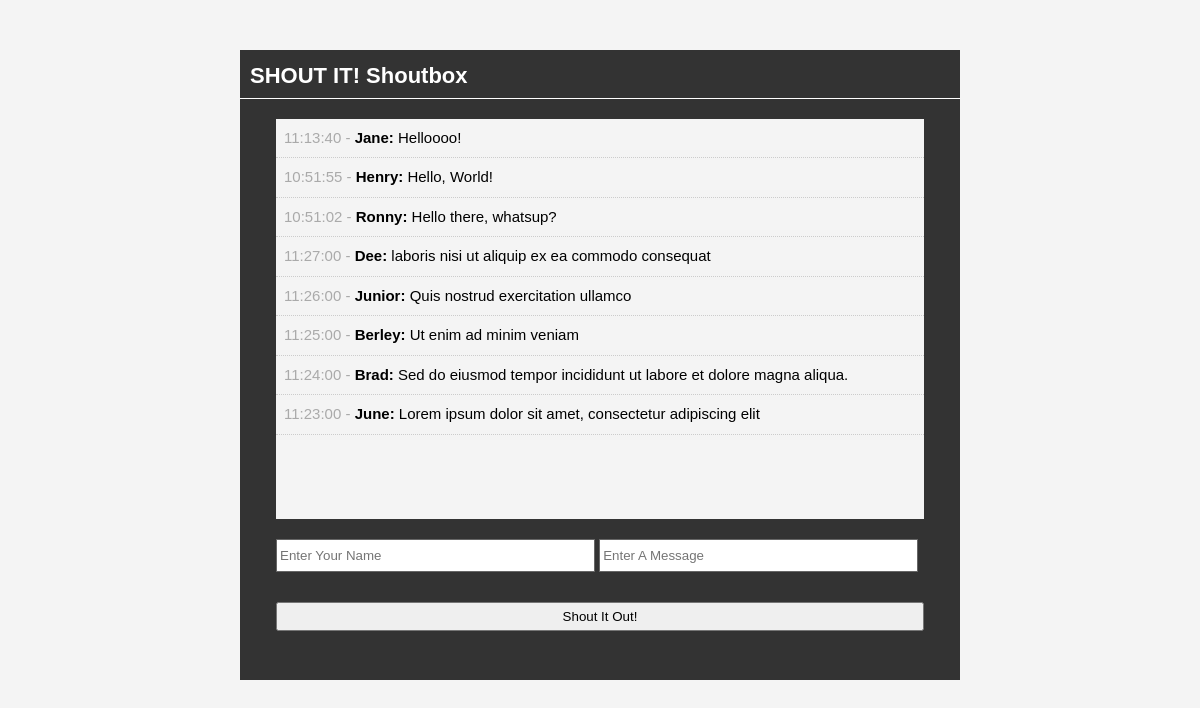
Page /shoutit/index.php on the committed database.
### tables this page shows
CREATE TABLE `shouts` (
  `id` int(11) NOT NULL,
  `user` varchar(50) NOT NULL,
  `message` text NOT NULL,
  `time` time NOT NULL
);

### shoutit/index.php (the view, shortened to what this page needs)
<?php include 'database.php'; ?>
<?php
	$query  = "SELECT * FROM shouts ORDER BY id DESC";
	$shouts = mysqli_query($con, $query);
?>
<!DOCTYPE html>
<html>
	<head>
		<link rel="stylesheet" href="css/style.css" />
	</head>
	<body>
		<div id="container">
			<header>
				<h1>SHOUT IT! Shoutbox</h1>
			</header>
			<div id="shouts">
				<ul>
					<?php while($row = mysqli_fetch_assoc($shouts)) : ?>
						<li class="shout"><span><?php echo $row['time']; ?> - </span><strong><?php echo $row['user']; ?>: </strong> <?php echo $row['message']; ?> </li>
					<?php endwhile; ?>
				</ul>
			</div>
			<div id="input">
				<form method="post" action="process.php">
					<input type="text" name="user" placeholder="Enter Your Name" />
					<input type="text" name="message" placeholder="Enter A Message" />
					<br />
					<input class="shout-btn" type="submit" name="submit" value="Shout It Out!" />
				</form>
		</div>
	</body>
</html>

### shoutit/css/style.css (style rules this page uses)
* { margin:0; padding:0; }
body { font-family:arial; font-size:15px; line-height:1.5em; background:#f4f4f4; }
#container { background:#333; margin:50px auto; overflow:auto; width:60%; min-height:630px; }
header h1 { color:#fff; font-size:22px; padding:15px 0 10px 10px; border-bottom:1px solid #fff; }
#shouts { width:90%; background:#f4f4f4; height:400px; margin:20px auto; overflow:auto; }
.shout { list-style:none; padding:8px; border-bottom:1px #ccc dotted; }
.shout span { color:#aaa; }
#input { width:90%; min-height:80px; margin:auto; padding:0; }
#input input[type='text'] { height:25px; width:48%; padding:3px; margin-bottom:20px; border:#666 solid 1px; }
#input .shout-btn { padding:5px; margin-bottom:30px; width:100%; margin:10px auto; }

### rows in the picture
shouts: time "11:13:40", user "Jane", message "Helloooo!"
shouts: time "10:51:55", user "Henry", message "Hello, World!"
shouts: time "10:51:02", user "Ronny", message "Hello there, whatsup?"
shouts: time "11:27:00", user "Dee", message "laboris nisi ut aliquip ex ea commodo consequat"
shouts: time "11:26:00", user "Junior", message "Quis nostrud exercitation ullamco"
shouts: time "11:25:00", user "Berley", message "Ut enim ad minim veniam"
shouts: time "11:24:00", user "Brad", message "Sed do eiusmod tempor incididunt ut labore et dolore magna aliqua."
shouts: time "11:23:00", user "June", message "Lorem ipsum dolor sit amet, consectetur adipiscing elit"
